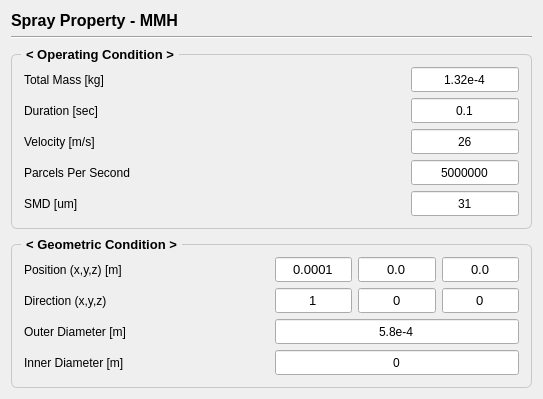
         <widget class="QWidget" name="page_mmh">
          <layout class="QVBoxLayout" name="verticalLayout_3">
           <item>
            <widget class="QLabel" name="sprayMMH">
             <property name="font">
              <font>
               <pointsize>12</pointsize>
               <bold>true</bold>
              </font>
             </property>
             <property name="text">
              <string>Spray Property - MMH</string>
             </property>
            </widget>
           </item>
           <item>
            <widget class="Line" name="line_2">
             <property name="orientation">
              <enum>Qt::Orientation::Horizontal</enum>
             </property>
            </widget>
           </item>
           <item>
            <widget class="QGroupBox" name="groupBox_5">
             <property name="font">
              <font>
               <pointsize>10</pointsize>
               <bold>true</bold>
              </font>
             </property>
             <property name="styleSheet">
              <string notr="true">QGroupBox {
    border: 1px solid;
    border-radius: 6;
    margin-top: 9;
    border-color : #c8c8c8;
	padding: 3;   
}
QGroupBox::title {
    subcontrol-origin: margin;
    subcontrol-position: top left;
    left: 10;
    padding: 2 3;
}</string>
             </property>
             <property name="title">
              <string>&lt; Operating Condition &gt;</string>
             </property>
             <layout class="QGridLayout" name="gridLayout" columnstretch="1,0">
              <item row="6" column="0">
               <widget class="QLabel" name="label_18">
                <property name="font">
                 <font>
                  <pointsize>9</pointsize>
                  <bold>false</bold>
                 </font>
                </property>
                <property name="text">
                 <string>SMD [um]</string>
                </property>
               </widget>
              </item>
              <item row="2" column="0">
               <widget class="QLabel" name="label_11">
                <property name="font">
                 <font>
                  <pointsize>9</pointsize>
                  <bold>false</bold>
                 </font>
                </property>
                <property name="text">
                 <string>Duration [sec]</string>
                </property>
               </widget>
              </item>
              <item row="3" column="1">
               <widget class="QLineEdit" name="edit_spray_mmh_3">
                <property name="minimumSize">
                 <size>
                  <width>0</width>
                  <height>25</height>
                 </size>
                </property>
                <property name="font">
                 <font>
                  <pointsize>9</pointsize>
                  <bold>false</bold>
                 </font>
                </property>
                <property name="text">
                 <string>26</string>
                </property>
                <property name="alignment">
                 <set>Qt::AlignmentFlag::AlignCenter</set>
                </property>
               </widget>
              </item>
              <item row="3" column="0">
               <widget class="QLabel" name="label_12">
                <property name="font">
                 <font>
                  <pointsize>9</pointsize>
                  <bold>false</bold>
                 </font>
                </property>
                <property name="text">
                 <string>Velocity [m/s]</string>
                </property>
               </widget>
              </item>
              <item row="4" column="1">
               <widget class="QLineEdit" name="edit_spray_mmh_4">
                <property name="minimumSize">
                 <size>
                  <width>0</width>
                  <height>25</height>
                 </size>
                </property>
                <property name="font">
                 <font>
                  <pointsize>9</pointsize>
                  <bold>false</bold>
                 </font>
                </property>
                <property name="text">
                 <string>5000000</string>
                </property>
                <property name="alignment">
                 <set>Qt::AlignmentFlag::AlignCenter</set>
                </property>
               </widget>
              </item>
              <item row="6" column="1">
               <widget class="QLineEdit" name="edit_spray_mmh_5">
                <property name="minimumSize">
                 <size>
                  <width>0</width>
                  <height>25</height>
                 </size>
                </property>
                <property name="font">
                 <font>
                  <pointsize>9</pointsize>
                  <bold>false</bold>
                 </font>
                </property>
                <property name="text">
                 <string>31</string>
                </property>
                <property name="alignment">
                 <set>Qt::AlignmentFlag::AlignCenter</set>
                </property>
               </widget>
              </item>
              <item row="0" column="0">
               <widget class="QLabel" name="label_6">
                <property name="font">
                 <font>
                  <pointsize>9</pointsize>
                  <bold>false</bold>
                 </font>
                </property>
                <property name="text">
                 <string>Total Mass [kg]</string>
                </property>
               </widget>
              </item>
              <item row="2" column="1">
               <widget class="QLineEdit" name="edit_spray_mmh_2">
                <property name="minimumSize">
                 <size>
                  <width>0</width>
                  <height>25</height>
                 </size>
                </property>
                <property name="font">
                 <font>
                  <pointsize>9</pointsize>
                  <bold>false</bold>
                 </font>
                </property>
                <property name="text">
                 <string>0.1</string>
                </property>
                <property name="alignment">
                 <set>Qt::AlignmentFlag::AlignCenter</set>
                </property>
               </widget>
              </item>
              <item row="0" column="1">
               <widget class="QLineEdit" name="edit_spray_mmh_1">
                <property name="minimumSize">
                 <size>
                  <width>0</width>
                  <height>25</height>
                 </size>
                </property>
                <property name="font">
                 <font>
                  <pointsize>9</pointsize>
                  <bold>false</bold>
                 </font>
                </property>
                <property name="text">
                 <string>1.32e-4</string>
                </property>
                <property name="alignment">
                 <set>Qt::AlignmentFlag::AlignCenter</set>
                </property>
               </widget>
              </item>
              <item row="4" column="0">
               <widget class="QLabel" name="label_13">
                <property name="font">
                 <font>
                  <pointsize>9</pointsize>
                  <bold>false</bold>
                 </font>
                </property>
                <property name="text">
                 <string>Parcels Per Second</string>
                </property>
               </widget>
              </item>
             </layout>
            </widget>
           </item>
           <item>
            <widget class="QGroupBox" name="groupBox_4">
             <property name="font">
              <font>
               <pointsize>10</pointsize>
               <bold>true</bold>
              </font>
             </property>
             <property name="styleSheet">
              <string notr="true">QGroupBox {
    border: 1px solid;
    border-radius: 6;
    margin-top: 9;
    border-color : #c8c8c8;
	padding: 3;   
}
QGroupBox::title {
    subcontrol-origin: margin;
    subcontrol-position: top left;
    left: 10;
    padding: 2 3;
}</string>
             </property>
             <property name="title">
              <string>&lt; Geometric Condition &gt;</string>
             </property>
             <layout class="QGridLayout" name="gridLayout_6" columnstretch="1,1">
              <item row="4" column="1">
               <widget class="QLineEdit" name="edit_spray_mmh_13">
                <property name="minimumSize">
                 <size>
                  <width>0</width>
                  <height>25</height>
                 </size>
                </property>
                <property name="font">
                 <font>
                  <pointsize>9</pointsize>
                  <bold>false</bold>
                 </font>
                </property>
                <property name="text">
                 <string>0</string>
                </property>
                <property name="alignment">
                 <set>Qt::AlignmentFlag::AlignCenter</set>
                </property>
               </widget>
              </item>
              <item row="2" column="0">
               <widget class="QLabel" name="label_24">
                <property name="font">
                 <font>
                  <pointsize>9</pointsize>
                  <bold>false</bold>
                 </font>
                </property>
                <property name="text">
                 <string>Direction (x,y,z)</string>
                </property>
               </widget>
              </item>
              <item row="0" column="0">
               <widget class="QLabel" name="label_21">
                <property name="font">
                 <font>
                  <pointsize>9</pointsize>
                  <bold>false</bold>
                 </font>
                </property>
                <property name="text">
                 <string>Position (x,y,z) [m]</string>
                </property>
               </widget>
              </item>
              <item row="3" column="0">
               <widget class="QLabel" name="label_23">
                <property name="font">
                 <font>
                  <pointsize>9</pointsize>
                  <bold>false</bold>
                 </font>
                </property>
                <property name="text">
                 <string>Outer Diameter [m]</string>
                </property>
               </widget>
              </item>
              <item row="2" column="1">
               <layout class="QHBoxLayout" name="horizontalLayout_5">
                <item>
                 <widget class="QLineEdit" name="edit_spray_mmh_9">
                  <property name="minimumSize">
                   <size>
                    <width>0</width>
                    <height>25</height>
                   </size>
                  </property>
                  <property name="font">
                   <font>
                    <pointsize>10</pointsize>
                   </font>
                  </property>
                  <property name="text">
                   <string>1</string>
                  </property>
                  <property name="alignment">
                   <set>Qt::AlignmentFlag::AlignCenter</set>
                  </property>
                 </widget>
                </item>
                <item>
                 <widget class="QLineEdit" name="edit_spray_mmh_10">
                  <property name="minimumSize">
                   <size>
                    <width>0</width>
                    <height>25</height>
                   </size>
                  </property>
                  <property name="font">
                   <font>
                    <pointsize>10</pointsize>
                   </font>
                  </property>
                  <property name="text">
                   <string>0</string>
                  </property>
                  <property name="alignment">
                   <set>Qt::AlignmentFlag::AlignCenter</set>
                  </property>
                 </widget>
                </item>
                <item>
                 <widget class="QLineEdit" name="edit_spray_mmh_11">
                  <property name="minimumSize">
                   <size>
                    <width>0</width>
                    <height>25</height>
                   </size>
                  </property>
                  <property name="font">
                   <font>
                    <pointsize>10</pointsize>
                   </font>
                  </property>
                  <property name="text">
                   <string>0</string>
                  </property>
                  <property name="alignment">
                   <set>Qt::AlignmentFlag::AlignCenter</set>
                  </property>
                 </widget>
                </item>
               </layout>
              </item>
              <item row="4" column="0">
               <widget class="QLabel" name="label_22">
                <property name="font">
                 <font>
                  <pointsize>9</pointsize>
                  <bold>false</bold>
                 </font>
                </property>
                <property name="text">
                 <string>Inner Diameter [m]</string>
                </property>
               </widget>
              </item>
              <item row="0" column="1">
               <layout class="QHBoxLayout" name="horizontalLayout_4">
                <item>
                 <widget class="QLineEdit" name="edit_spray_mmh_6">
                  <property name="minimumSize">
                   <size>
                    <width>0</width>
                    <height>25</height>
                   </size>
                  </property>
                  <property name="font">
                   <font>
                    <pointsize>10</pointsize>
                   </font>
                  </property>
                  <property name="text">
                   <string>0.0001</string>
                  </property>
                  <property name="alignment">
                   <set>Qt::AlignmentFlag::AlignCenter</set>
                  </property>
                 </widget>
                </item>
                <item>
                 <widget class="QLineEdit" name="edit_spray_mmh_7">
                  <property name="minimumSize">
                   <size>
                    <width>0</width>
                    <height>25</height>
                   </size>
                  </property>
                  <property name="font">
                   <font>
                    <pointsize>10</pointsize>
                   </font>
                  </property>
                  <property name="text">
                   <string>0.0</string>
                  </property>
                  <property name="alignment">
                   <set>Qt::AlignmentFlag::AlignCenter</set>
                  </property>
                 </widget>
                </item>
                <item>
                 <widget class="QLineEdit" name="edit_spray_mmh_8">
                  <property name="minimumSize">
                   <size>
                    <width>0</width>
                    <height>25</height>
                   </size>
                  </property>
                  <property name="font">
                   <font>
                    <pointsize>10</pointsize>
                   </font>
                  </property>
                  <property name="text">
                   <string>0.0</string>
                  </property>
                  <property name="alignment">
                   <set>Qt::AlignmentFlag::AlignCenter</set>
                  </property>
                 </widget>
                </item>
               </layout>
              </item>
              <item row="3" column="1">
               <widget class="QLineEdit" name="edit_spray_mmh_12">
                <property name="minimumSize">
                 <size>
                  <width>0</width>
                  <height>25</height>
                 </size>
                </property>
                <property name="font">
                 <font>
                  <pointsize>9</pointsize>
                  <bold>false</bold>
                 </font>
                </property>
                <property name="text">
                 <string>5.8e-4</string>
                </property>
                <property name="alignment">
                 <set>Qt::AlignmentFlag::AlignCenter</set>
                </property>
               </widget>
              </item>
             </layout>
            </widget>
           </item>
           <item>
            <spacer name="verticalSpacer_2">
             <property name="orientation">
              <enum>Qt::Orientation::Vertical</enum>
             </property>
             <property name="sizeHint" stdset="0">
              <size>
               <width>0</width>
               <height>0</height>
              </size>
             </property>
            </spacer>
           </item>
          </layout>
         </widget>
